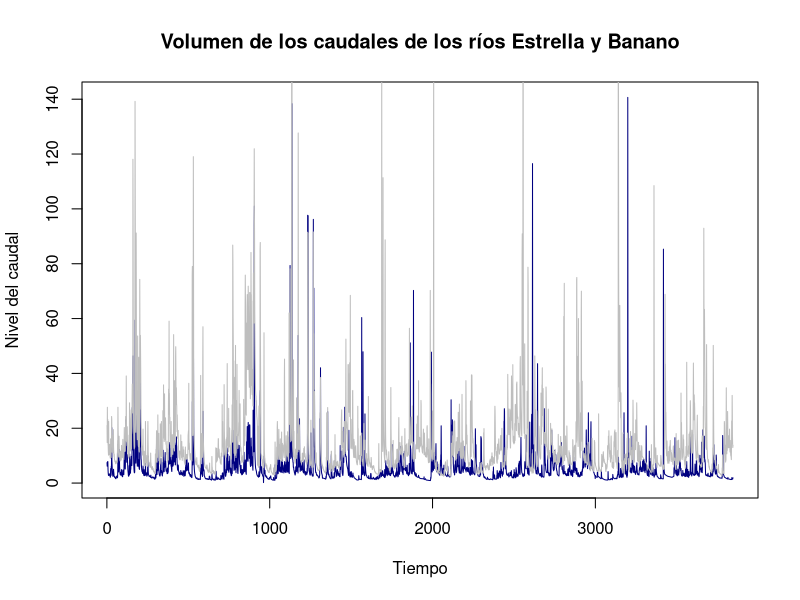
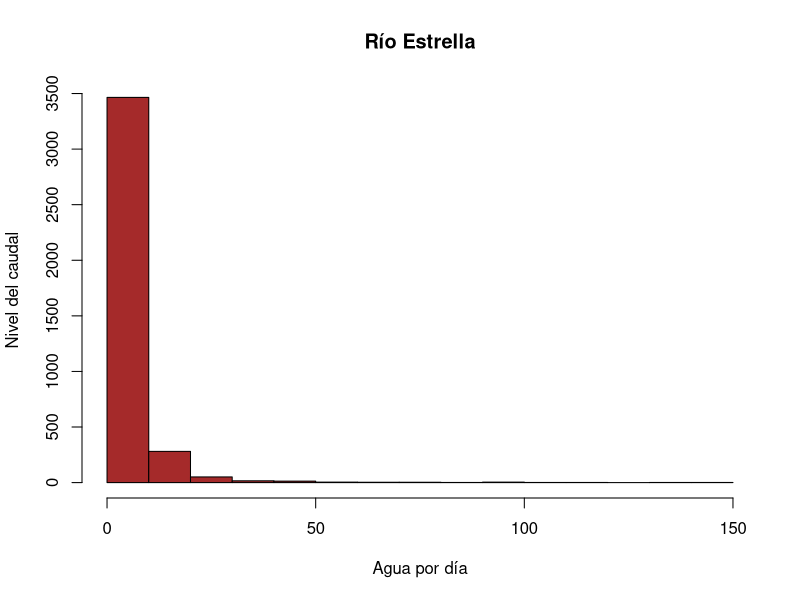
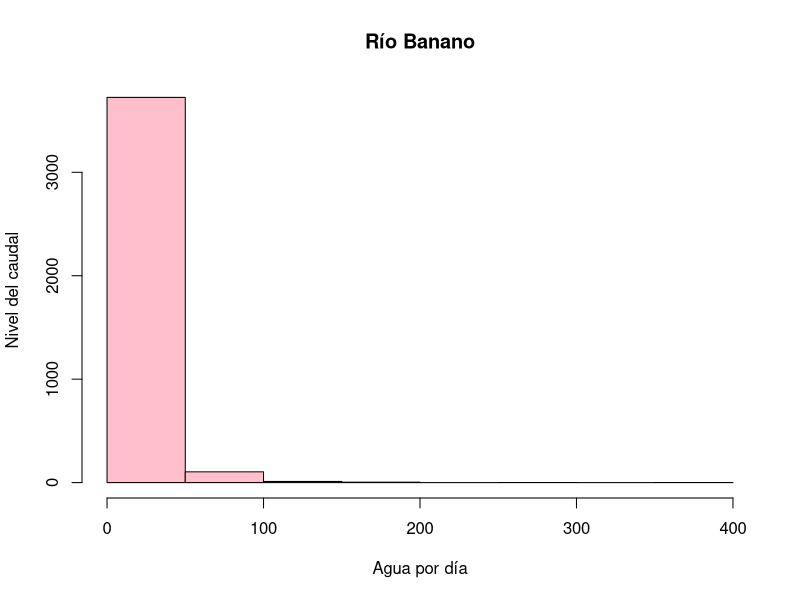
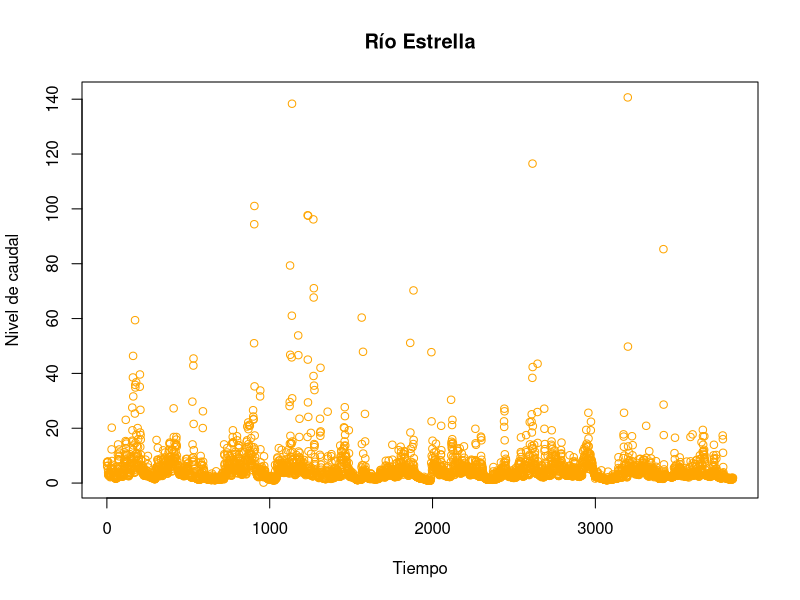
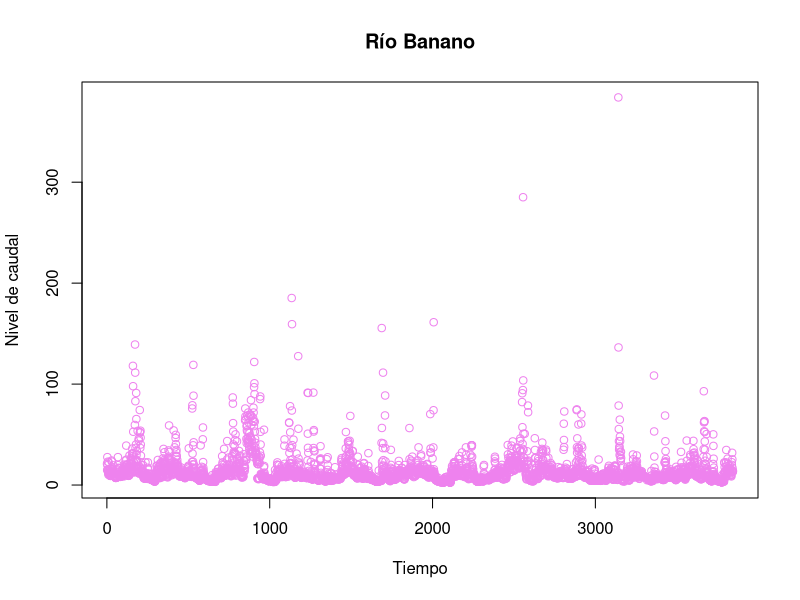
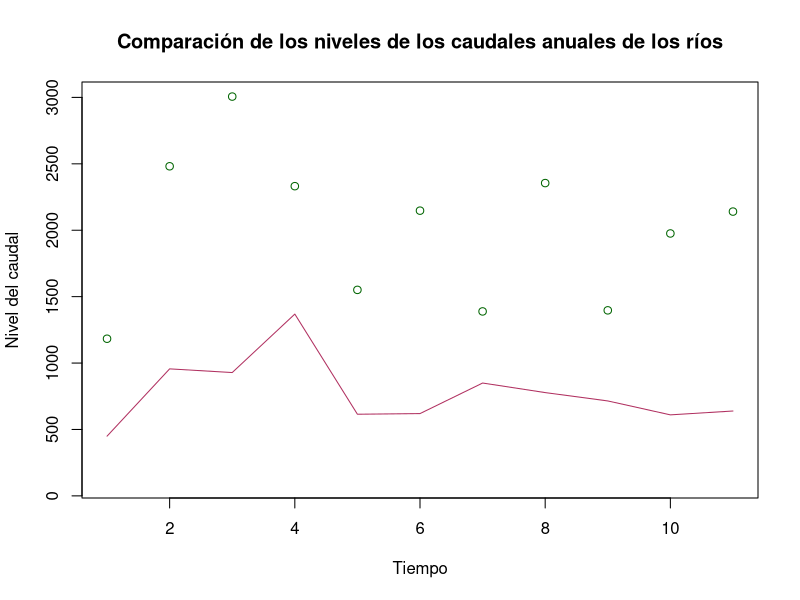
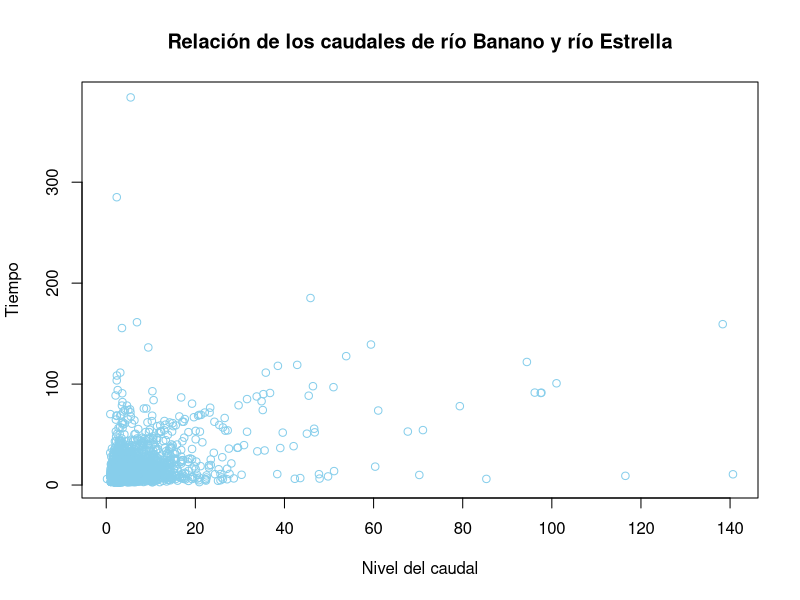
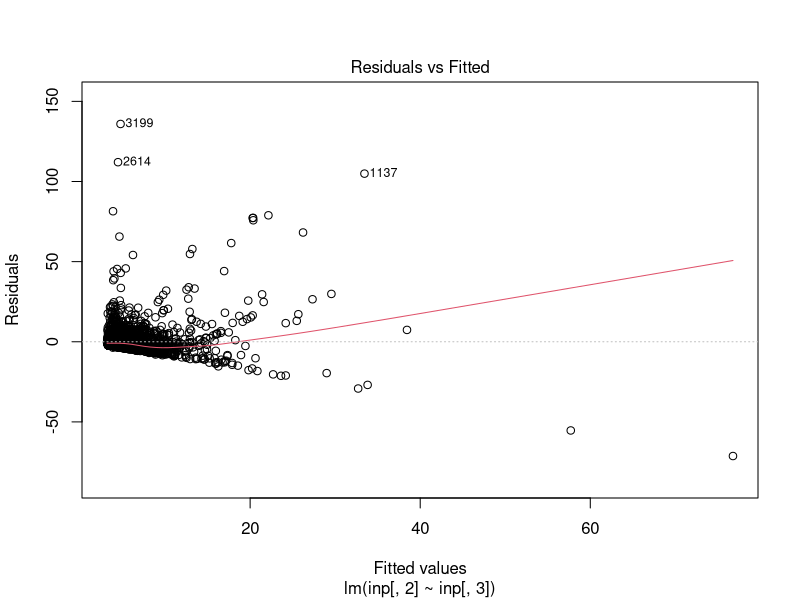

The R script that drew these images, in order:
## ---- chunk 1
knitr::opts_chunk$set(echo = TRUE)
## ---- chunk 2
inp <- read.csv("FDC.csv", na.strings="")
## ---- chunk 3
plot(
  inp[,2], 
  type = "l", col="navy blue",
  main = ("Volumen de los caudales de los ríos Estrella y Banano"),
  xlab = ("Tiempo"),
  ylab = ("Nivel del caudal")
)
  lines(inp[,3], col= "gray")
## ---- chunk 4
  hist(inp[,2],
  main = ("Río Estrella"),
  height = inp$Estrella,
  names.arg = inp$Fecha,
  xlab = ("Agua por día"),
  ylab = ("Nivel del caudal"),
  col = ("Brown"))
## ---- chunk 5
  hist(inp[,3],
  main = ("Río Banano"),
  names.arg = inp$Fecha,
  xlab = ("Agua por día"),
  ylab = ("Nivel del caudal"),
  col = ("pink"))
## ---- chunk 6
names(inp) <- c("fecha", "Estrella", "Banano")
## ---- chunk 7
plot(
  inp$Estrella,
  main = "Río Estrella",
  xlab = "Tiempo",
  ylab = "Nivel de caudal",
  col = "Orange"
)
## ---- chunk 8
plot(
  inp$Banano,
  main = "Río Banano",
  xlab = "Tiempo",
  ylab = "Nivel de caudal",
  col = "Violet"
)
## ---- chunk 9
Tempdate <- strptime(inp[,1], format = "%d/%m/%Y")
## ---- chunk 10
MAQ_Estrella <- tapply(inp[,2], format(Tempdate, format = "%Y"), FUN = sum)
MAQ_Banano <- tapply(inp[,3], format(Tempdate, format= "%Y"), FUN = sum)
## ---- chunk 11
write.csv(rbind(MAQ_Estrella,MAQ_Banano), file="MAQ.csv")
## ---- chunk 12

plot(MAQ_Banano, 
    ylim=c(100,3000),
    xlab= ("Tiempo"),
    ylab= ("Nivel del caudal"),
    main = ("Comparación de los niveles de los caudales anuales de los ríos"),
    col="dark green"
  )
lines(MAQ_Estrella, col="maroon")
## ---- chunk 13
MMQ_Estrella <- tapply(inp[,2], format(Tempdate, format= "%m"), FUN=sum)
MMQ_Banano <- tapply(inp[,3], format(Tempdate, format= "%m"), FUN=sum)
## ---- chunk 14
corinp <- cor(inp[,2:3], method= "spearman")
## ---- chunk 15
plot(
  inp$Estrella, 
  inp$Banano, 
  xlab = ("Nivel del caudal"),
  ylab = ("Tiempo"),
  main = ("Relación de los caudales de río Banano y río Estrella"),
  col= ("sky blue")
)
## ---- chunk 16
inp.lm <- lm(inp[,2]~inp[,3], data=inp)
summary(inp.lm)
plot(inp.lm)
